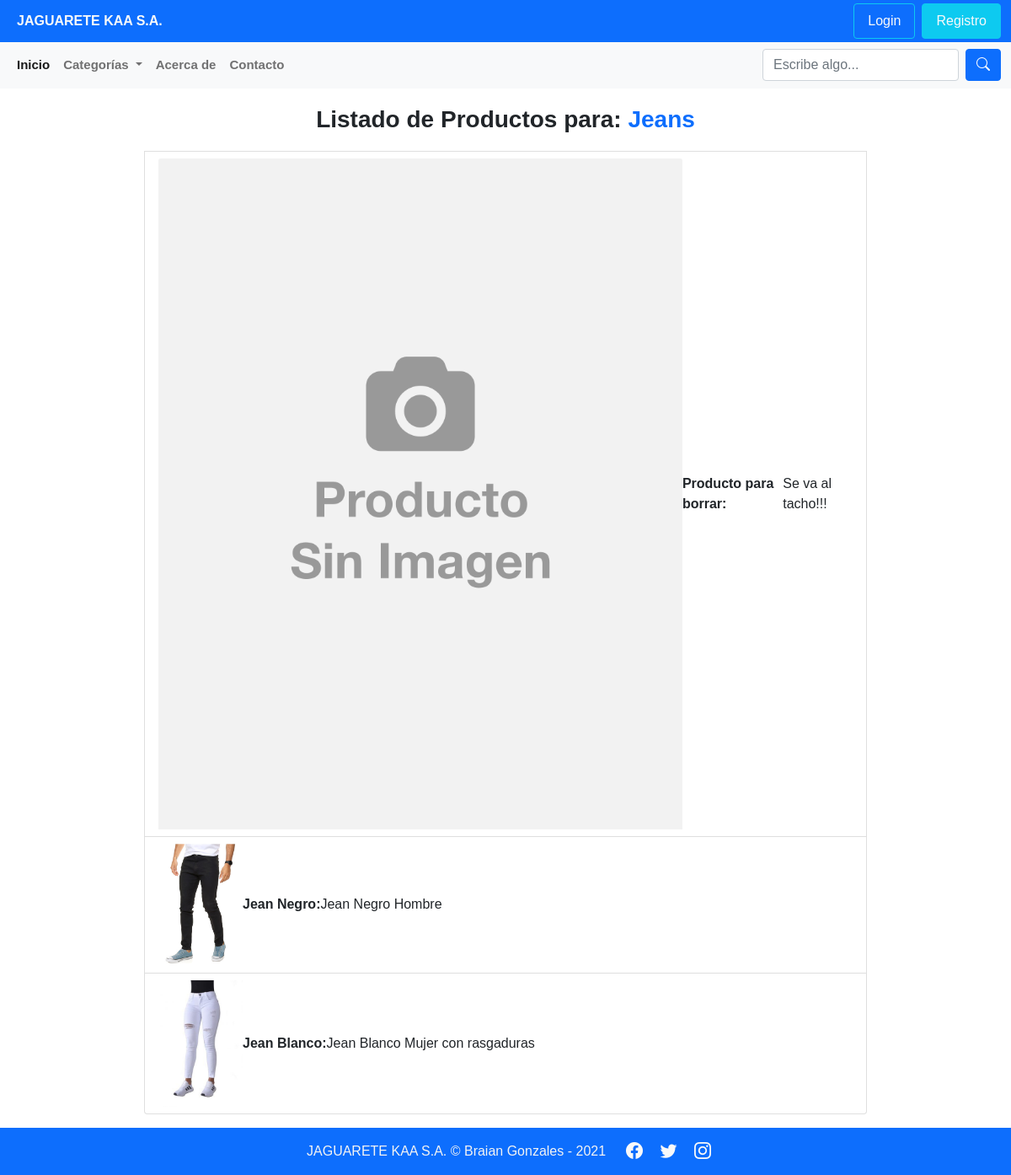
Before: /busqueda/4 with the older database file.
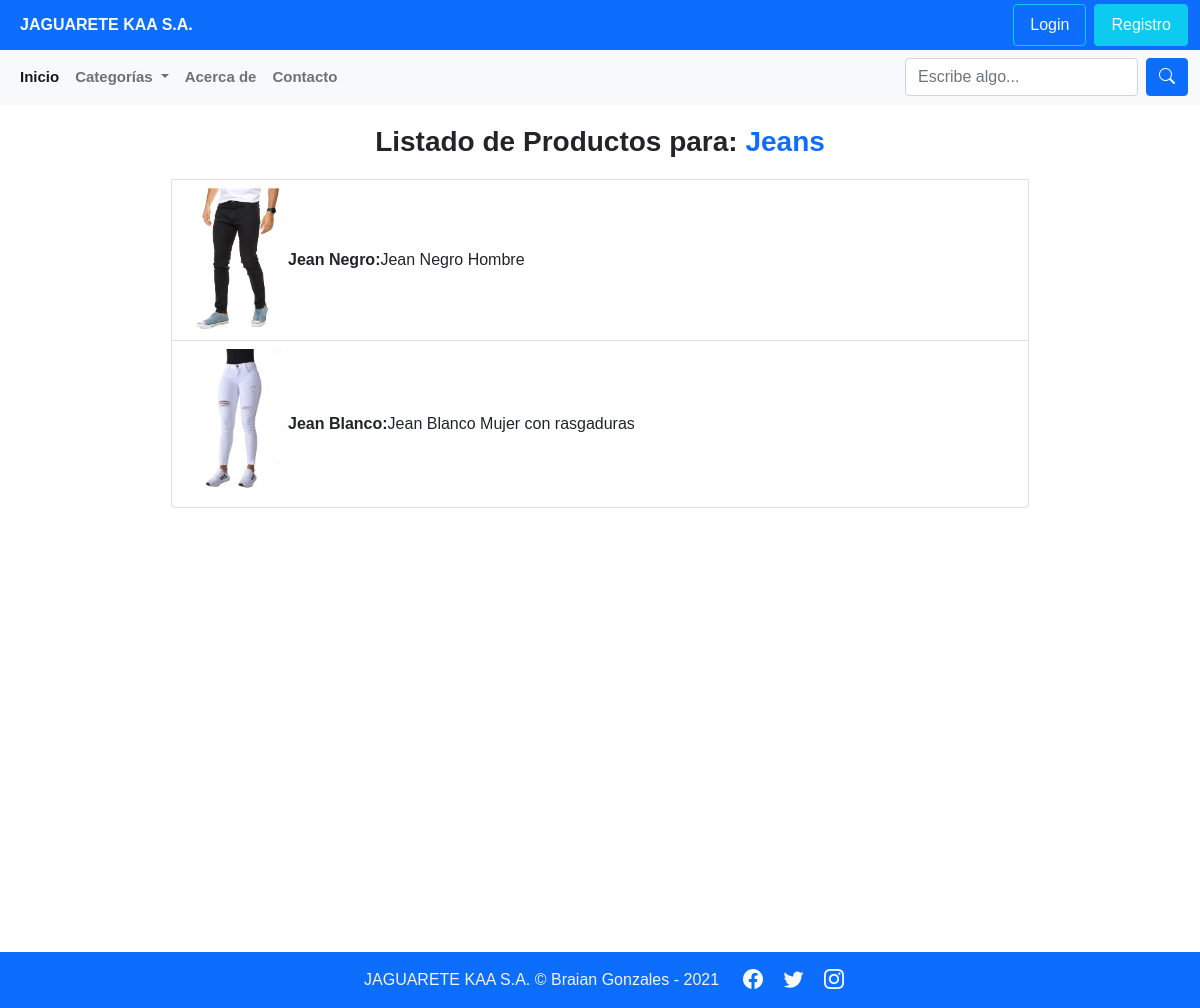
After: the same page with the newer database file.
### ecommerce/models.py (models this page shows, shortened)
class Productos(models.Model):
    titulo = models.CharField(max_length=100, verbose_name="Título")
    descripcion = models.TextField(verbose_name="Descripción")
    imagen = models.ImageField(default='null', verbose_name="Imagen", upload_to="productos")
    precio = models.FloatField(verbose_name="Precio")
    publicado = models.BooleanField(verbose_name="¿Publicado?", default=True)
    usuario = models.ForeignKey(User, verbose_name="Usuario", on_delete=models.CASCADE)
    categoria = models.ForeignKey(Categorias, verbose_name="Categorias", on_delete=models.CASCADE, blank=True)
    creado_el = models.DateTimeField(auto_now_add=True, verbose_name="Creado")
    actualizado_el = models.DateTimeField(auto_now=True, verbose_name="Editado")
    class Meta:
        verbose_name = "Producto"
        verbose_name_plural = "Productos"
        ordering = ['-creado_el']

### ecommerce/views.py (the view)
# urls.py: path('busqueda/<int:id_categoria>', views.busqueda, name="busqueda"),
def busqueda(request, id_categoria=-1, palabra=''):
    if id_categoria != -1:
        busqueda = get_list_or_404(Categorias, id=id_categoria)
        productos = get_list_or_404(Productos, publicado=True, categoria=id_categoria)
    elif palabra != '':
        busqueda = palabra
        productos = Productos.objects.filter(
                                                Q(titulo__contains="algo") | Q(descripcion__contains="algo")
                                            )
    return render(request, 'productos/busqueda.html',{
        'titulo_pagina': 'Búsqueda',
        'busqueda': busqueda,
        'productos': productos,
    })

### ecommerce/context_processors.py (called while the page is built)
def get_ecommerce(request):
    ids_categorias_usadas = Productos.objects.filter(publicado=True).values_list('categoria', flat=True)
    categorias = Categorias.objects.filter(id__in=ids_categorias_usadas).values_list('id', 'nombre')
    return {
        'categorias': categorias,
    }

### ecommerce/models.py (called while the page is built)
    def __str__(self):
        return f"{self.nombre}"

### paginas/context_processors.py (called while the page is built)
def get_paginas(request):
    paginas = Pagina.objects.filter(visible=True).order_by('orden').values_list('id', 'titulo', 'slug')
    return {
        'paginas': paginas,
    }

### ecommerce/templates/productos/busqueda.html (shortened to what this page needs)
{% extends 'layouts/layout.html' %}
{% block contenido %}
    <div clas="container" style="min-height:831px">
        <section class="container-fluid my-3">
            <div class="row w-75 mx-auto">
                <div class="col-sm">
                    <div class="list-group">
                        <p class="text-center fs-3 fw-bold">Listado de Productos para: <span class="text-primary">{{busqueda.0}}</span></p>
                        {% if productos %}
                            {% for producto in productos %}
                                <a href="{% url 'detalle_producto' producto.id %}" class="list-group-item list-group-item-action d-flex align-items-center">
                                    <span>
                                        {% if producto.imagen != 'null' and producto.imagen.url|length >= 1 %}
                                            <img src="{{producto.imagen.url}}" alt="" style="max-width: 100px;">
                                        {% else %}
                                            <img src="../static/img/producto-sin-imagen.png" class="card-img-top" alt="...">
                                        {% endif %}
                                    </span>
                                    <span class="fw-bold mr-3">{{producto.titulo}}:</span> <span class="">{{producto.descripcion|safe}}</span>
                                </a>
                            {% endfor %}
                        {% else %}
                            <strong>No se encontraron más Productos</strong>
                        {% endif %}
                    </div>
                </div>
            </div>
        </section>
    </div>
{% endblock contenido %}

Changed rows visible on the page:
removed Productos: titulo "Producto para borrar", descripcion "Se va al tacho!!!"
